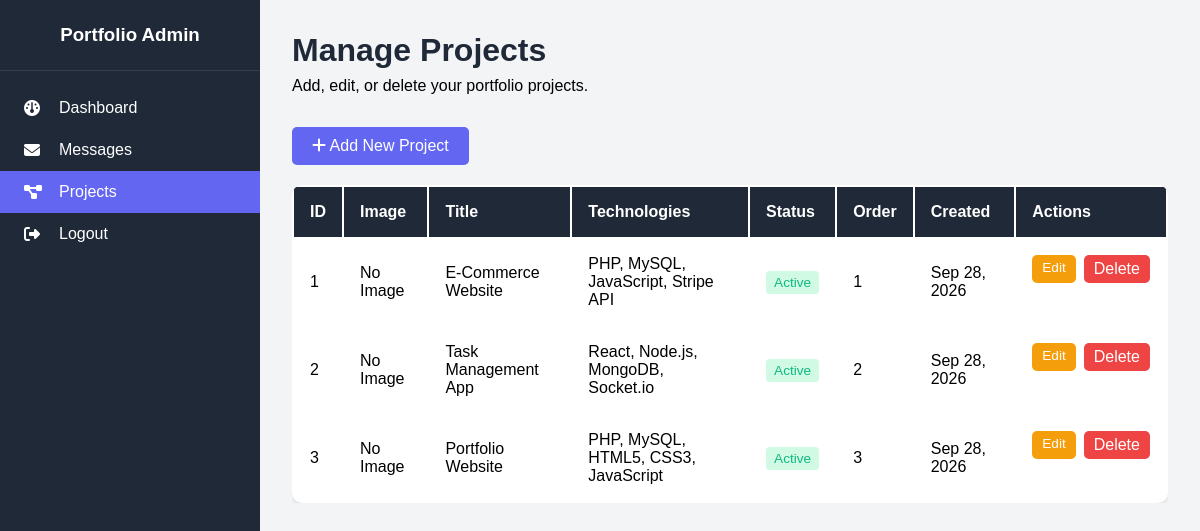
Screenshot of /admin/projects.php (signed in) with the database file from the repository.
### tables this page shows
CREATE TABLE projects (
    id INT(11) AUTO_INCREMENT PRIMARY KEY,
    title VARCHAR(200) NOT NULL,
    description TEXT NOT NULL,
    technologies VARCHAR(255),
    image_url VARCHAR(500),
    project_url VARCHAR(500),
    github_url VARCHAR(500),
    display_order INT(11) DEFAULT 0,
    status TINYINT(1) DEFAULT 1,
    created_at TIMESTAMP DEFAULT CURRENT_TIMESTAMP,
    INDEX idx_status (status),
    INDEX idx_display_order (display_order)
);

### config/database.php (called while the page is built, shortened)
<?php
function e($data) {
    return htmlspecialchars((string)$data, ENT_QUOTES, 'UTF-8');
}
?>

### admin/projects.php (the view, shortened to what this page needs)
<?php
require_once '../config/database.php';
$projects_result = mysqli_query($conn, 'SELECT * FROM projects ORDER BY display_order ASC, created_at DESC');
?>
<!DOCTYPE html>
<html lang="en">
<head>
<link rel="stylesheet" href="assets/css/admin-style.css">
<link rel="stylesheet" href="https://cdnjs.cloudflare.com/ajax/libs/font-awesome/6.4.0/css/all.min.css">
</head>
<body>
<div class="admin-wrapper">
<aside class="sidebar"><div class="sidebar-header"><h3>Portfolio Admin</h3></div><nav class="sidebar-nav">
<a href="dashboard.php" class="nav-item"><i class="fas fa-dashboard"></i> Dashboard</a>
<a href="messages.php" class="nav-item"><i class="fas fa-envelope"></i> Messages</a>
<a href="projects.php" class="nav-item active"><i class="fas fa-project-diagram"></i> Projects</a>
<a href="logout.php" class="nav-item"><i class="fas fa-sign-out-alt"></i> Logout</a>
</nav></aside>
<main class="admin-main">
<div class="admin-header"><h1>Manage Projects</h1><p>Add, edit, or delete your portfolio projects.</p></div>
<p style="margin-bottom:20px"><a href="add.php" class="btn-primary" style="display:inline-block;padding:10px 20px"><i class="fas fa-plus"></i> Add New Project</a></p>
<div class="table-responsive"><table class="data-table"><thead><tr><th>ID</th><th>Image</th><th>Title</th><th>Technologies</th><th>Status</th><th>Order</th><th>Created</th><th>Actions</th></tr></thead><tbody>
<?php if (mysqli_num_rows($projects_result) > 0): while ($project = mysqli_fetch_assoc($projects_result)): ?>
<tr>
<td><?php echo (int)$project['id']; ?></td>
<td><?php if ($project['image_url']): ?><img src="<?php echo e($project['image_url']); ?>" alt="<?php echo e($project['title']); ?>" style="width:50px;height:50px;object-fit:cover"><?php else: ?>No Image<?php endif; ?></td>
<td><?php echo e($project['title']); ?></td><td><?php echo e($project['technologies']); ?></td>
<td><?php echo $project['status'] ? '<span class="status-badge read">Active</span>' : '<span class="status-badge unread">Inactive</span>'; ?></td>
<td><?php echo (int)$project['display_order']; ?></td><td><?php echo e(date('M d, Y', strtotime($project['created_at']))); ?></td>
<td class="action-buttons"><a href="edit.php?id=<?php echo (int)$project['id']; ?>" class="btn-edit">Edit</a>
<form action="projects.php" method="POST" style="display:inline" onsubmit="return confirm('Are you sure you want to delete this project?');"><button type="submit" name="delete_project" class="btn-delete">Delete</button></form></td>
</tr>
<?php endwhile; else: ?><tr><td colspan="8" style="text-align:center">No projects found. Add your first project.</td></tr><?php endif; ?>
</tbody></table></div>
</main></div>
</body></html>

### admin/assets/css/admin-style.css (style rules this page uses)
* { margin: 0; padding: 0; box-sizing: border-box; }
:root { --primary-color: #6366f1; --secondary-color: #8b5cf6; --dark-color: #1f2937; --light-color: #f3f4f6; --success-color: #10b981; --danger-color: #ef4444; --warning-color: #f59e0b; --text-color: #374151; --white: #ffffff; }
body { font-family: 'Poppins', sans-serif; background: var(--light-color); }
.admin-wrapper { display: flex; min-height: 100vh; }
.sidebar { width: 260px; background: var(--dark-color); color: var(--white); position: fixed; height: 100vh; overflow-y: auto; }
.sidebar-header { padding: 1.5rem; text-align: center; border-bottom: 1px solid rgba(255, 255, 255, 0.1); }
.sidebar-nav { padding: 1rem 0; }
.nav-item { display: flex; align-items: center; padding: 0.75rem 1.5rem; color: var(--white); text-decoration: none; transition: all 0.3s; position: relative; }
.nav-item i { width: 25px; margin-right: 10px; }
.nav-item.active { background: var(--primary-color); }
.admin-main { flex: 1; margin-left: 260px; padding: 2rem; }
.admin-header { margin-bottom: 2rem; }
.admin-header h1 { color: var(--dark-color); margin-bottom: 0.5rem; }
.table-responsive { overflow-x: auto; }
.data-table { width: 100%; background: var(--white); border-radius: 10px; overflow: hidden; box-shadow: 0 2px 4px rgba(0, 0, 0, 0.1); }
.data-table thead { background: var(--dark-color); color: var(--white); }
.data-table th, .data-table td { padding: 1rem; text-align: left; }
.status-badge { padding: 4px 8px; border-radius: 4px; font-size: 0.85rem; }
.status-badge.read { background: #d1fae5; color: var(--success-color); }
.action-buttons { display: flex; gap: 0.5rem; }
.btn-edit, .btn-delete, .btn-view { padding: 5px 10px; border-radius: 5px; text-decoration: none; font-size: 0.85rem; }
.btn-edit { background: var(--warning-color); color: var(--white); }
.btn-delete { background: var(--danger-color); color: var(--white); }
.btn-submit, .btn-primary { background: var(--primary-color); color: var(--white); padding: 10px 20px; border: none; border-radius: 5px; cursor: pointer; text-decoration: none; display: inline-block; }
.action-buttons form { margin: 0; display: inline; }
.action-buttons button.btn-edit, .action-buttons button.btn-delete, .action-buttons button.btn-view { border: 0; cursor: pointer; font: inherit; }

### rows the page displays
projects: id "1", shows "No Image", title "E-Commerce Website", technologies "PHP, MySQL, JavaScript, Stripe API", status "Active", display_order "1", created_at "Sep 28, 2026"
projects: id "2", shows "No Image", title "Task Management App", technologies "React, Node.js, MongoDB, Socket.io", status "Active", display_order "2", created_at "Sep 28, 2026"
projects: id "3", shows "No Image", title "Portfolio Website", technologies "PHP, MySQL, HTML5, CSS3, JavaScript", status "Active", display_order "3", created_at "Sep 28, 2026"
